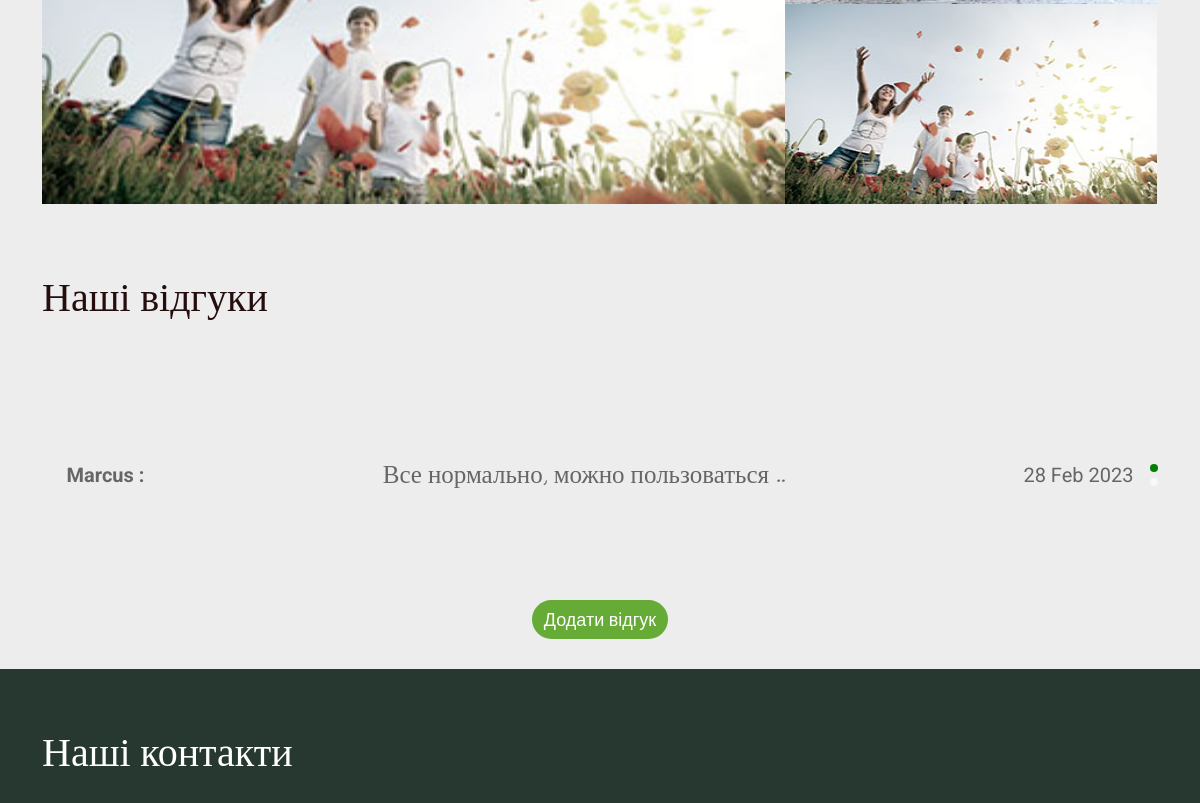
Before: / (middle part) with the older database file.
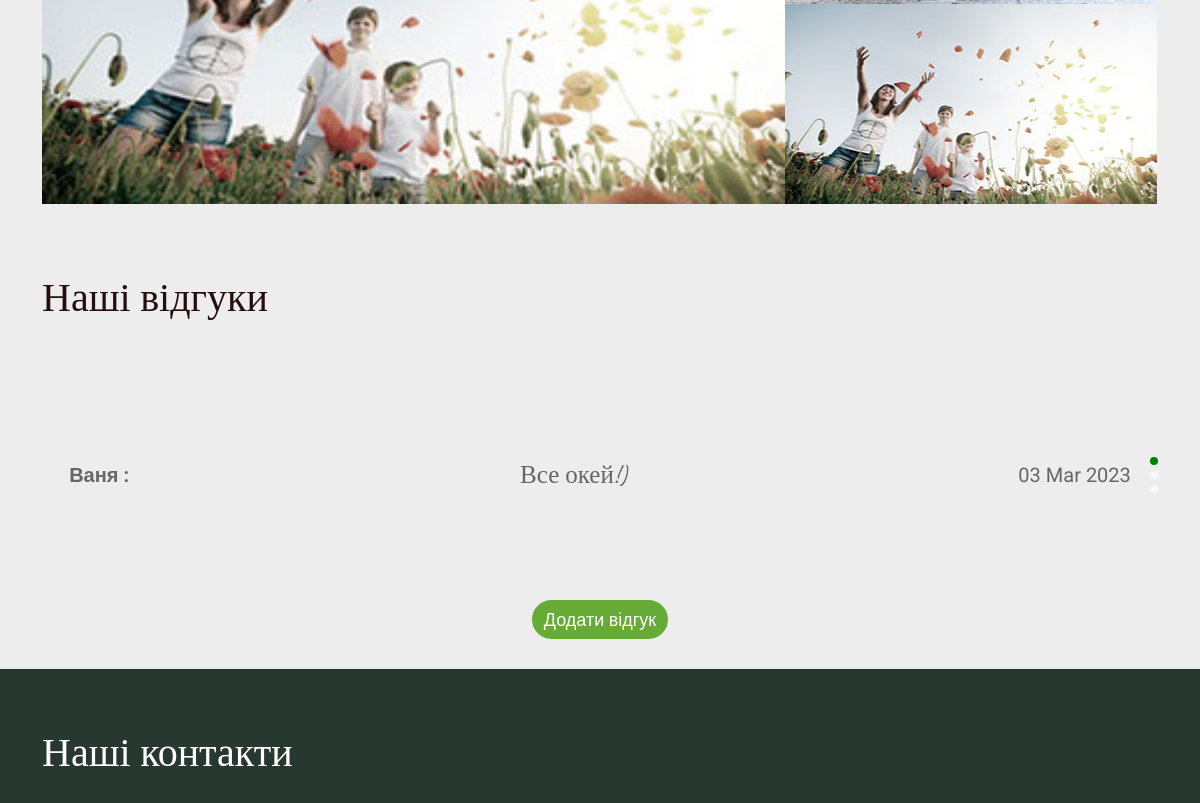
After: the same page with the newer database file.
### dentalex/models.py (models this page shows, shortened)
class Gallery(models.Model):
	photo = models.ImageField(upload_to = 'photos')
	choused = models.BooleanField(default = True)

class Review(models.Model):
	name = models.CharField(max_length = 50)
	body = models.TextField()
	created = models.DateTimeField(auto_now_add=True)
	active = models.BooleanField(default=True)
	class Meta:
		ordering = ('created',)

### dentalex/views.py (the view, shortened to what this page needs)
# urls.py: path('', views.home, name='home'),
def home(request):
	menu_lang = request.session.get('lang', 'UA') # set the lang default
	data_banner = Banner.objects.get()
	data_social = SocialLink.objects.get()
	data_gallery = Gallery.objects.all().filter(choused=True)
	data_service = Service.objects.order_by('id')
	data_reviews = Review.objects.order_by('-created').filter(active=True)
	data = {
		'data_banner': data_banner,
		'data_service': data_service[0 : 4],
		'data_lang': menu_lang,
		'data_social': data_social,
		'data_gallery': data_gallery[0:9],
		'data_reviews': data_reviews[0:15]
	}
	return render( request, 'pages/home.html', data)

### dentalex/templatetags/custom_tag.py (called while the page is built)
@register.simple_tag
def concat( path_str, path_var ):
	return path_str + str(path_var)

### templates/pages/home.html (shortened to what this page needs)
{% extends 'base.html' %}
{% load static %}
{% load humanize %}
{% block content %}
        <div class="page">
            <div class="content">
               <section class="ours-team">
                <div class="wrap-ours-team container">
                  <div class="grid">
                    {% for item in data_gallery %}
                    <div class="grid-item"><img src="{{ item.photo.url }}" alt="Галерея"></div>
                    {% endfor %}
                  </div>
                </div>
               </section>
               <section class="reviews">
                <div class="wrap-reviews container">
                  <h3 class="cap-tion">
                    Наші відгуки
                  </h3>
                  <div class="swiper swiper-reviews">
                    <div class="swiper-wrapper">
                      {% for item in data_reviews %}
                      <div class="swiper-slide reviews-item">
                        <span class="reviews-name">{{ item.name }} :</span>
                        <article class="reviews-body">{{ item.body }}</article>
                        <span class="date">{{ item.created|date:"d M Y" }}</span>
                      </div>
                      {% endfor %}
                    </div>
                    <div class="reviews-pagination swiper-pagination"></div>
                  </div>
                  <div class="wrap-reviews-btn">
                    <button class="btn btn-primary btn-animation" type="button" id="add-review">Додати відгук</button>
                  </div>
                </div>
               </section>
            {% include 'includes/footer.html' %}
            </div>
        </div>
{% endblock %}

### templates/base.html (shortened to what this page needs)
{% load static %}
<!doctype html>
<html lang="en">
  <head>
    <link rel="stylesheet" href="https://cdnjs.cloudflare.com/ajax/libs/normalize/8.0.1/normalize.min.css" />
    <link rel="stylesheet" type="text/css" href="{% static 'css/bootstrap.min.css' %}">
    <link rel="stylesheet" type="text/css" href="{% static 'css/mmenu.css' %}">
    <link rel="stylesheet" type="text/css" href="{% static 'css/owl.carousel.css' %}">
     <link rel="stylesheet" type="text/css" href="{% static 'css/owl.theme.css' %}">
     <link rel="stylesheet" type="text/css" href="{% static 'css/swiper-bundle.min.css' %}">
     <link rel="stylesheet" type="text/css" href="{% static 'css/callback.css' %}">
     <link rel="stylesheet" type="text/css" href="{% static 'css/style.css' %}">
  </head>
  <body>
  	{% block content %}
	{% endblock %}
  </body>
</html>

### templates/includes/header.html (shortened to what this page needs)
{% load custom_tag %}
{% load static %}

### templates/includes/footer.html (shortened to what this page needs)
{% load static %}
               <footer>
                  <section class="contacts" id="sc">
                    <div class="wrap-contacts">
                      <div class="container">
                         <h2 class="cap-tion">Наші контакти</h2>
                      </div>
                    </div>
                  </section>
                </footer>

### stomatology/static/css/mmenu.css (style rules this page uses)
:root { --mm-lineheight:22px }
.mm-wrapper { overflow-x:hidden;position:relative }
:root { --mm-blocker-visibility-delay:0.4s;--mm-blocker-opacity-delay:0s }
:root { --mm-listitem-size:50px }
:root { --mm-navbar-size:50px }
:root { --mm-toggle-size:34px }
:root { --mm-size:80%;--mm-min-size:240px;--mm-max-size:440px }
:root { --mm-iconbar-size:50px }
:root { --mm-iconpanel-size:50px }
:root { --mm-sectionindexer-size:20px }
:root { --mm-sidebar-collapsed-size:50px;--mm-sidebar-expanded-size:var(--mm-max-size) }

### stomatology/static/css/style.css (style rules this page uses)
.cap-tion { padding: 20px 0px; font-size: 40px; color: #240e0d; font-family: "Caveat", cursive; }
body { background-color: #fff; font-family: "Roboto", sans-serif; font-size: 16px; line-height: 22px; color: #666; position: relative !important; -webkit-text-size-adjust: none; }
.contacts { padding: 40px 0px 80px; background-color: #273830; }
.contacts .cap-tion { color: #fff; }
.ours-team { background-color: #ededed; padding: 20px 0px; }
.wrap-ours-team .grid .grid-item, .wrap-ours-team .grid .grid-sizer { width: 33.3%; height: 200px; }
.wrap-ours-team .grid .grid-item img, .wrap-ours-team .grid .grid-sizer img { width: 100%; height: 100%; }
.wrap-ours-team .grid .grid-item-width2 { width: 66.6%; height: 400px; }
.reviews { background-color: #ededed; padding: 30px 0px; }
.swiper-reviews { width: 100%; min-height: 200px; max-height: 250px; }
.reviews-item { text-align: center; font-size: 20px; display: flex; justify-content: space-around; align-items: center; padding: 0px 20px; }
.reviews-body { overflow-wrap: anywhere; padding: 0px 20px; hyphens: auto; font-size: 25px; font-family: "Caveat", cursive; width: 80%; }
.reviews-name { font-weight: bold; }
.swiper-pagination-vertical.swiper-pagination-bullets, .swiper-vertical>.swiper-pagination-bullets { right: var(--swiper-pagination-right,0px); }
.wrap-reviews-btn { text-align: center; }
.wrap-reviews-btn .btn-primary { font-family: "Roboto", sans-serif; font-size: 18px; position: relative; bottom: 0; left: 0; background-color: #65ab36; border: none; border-radius: 20px; transition: 0.5s all ease; color: #fff; border-radius: 20px; }
.btn-animation { animation: custom 3s infinite linear; }

Changed rows visible on the page:
no longer on this page (row unchanged): Review: name "Marcus", body "Все нормально, можно пользоваться ..", created "28 Feb 2023"
added Review: name "Ваня", body "Все окей!)", created "03 Mar 2023"
